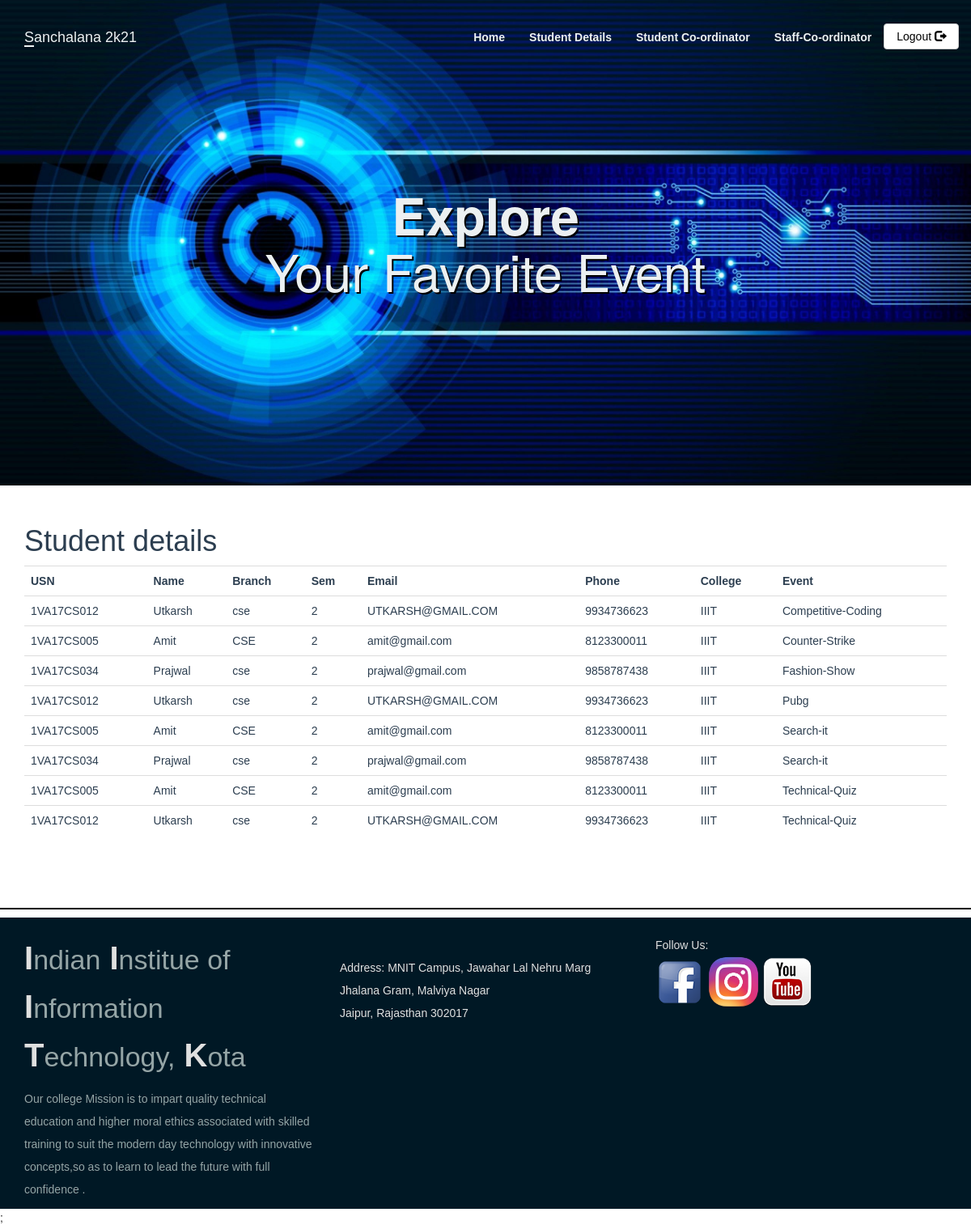
Page /Stu_details.php on the committed database.
### tables this page shows
CREATE TABLE `events` (
  `event_id` int(11) NOT NULL,
  `event_title` varchar(50) NOT NULL,
  `event_price` int(11) DEFAULT NULL,
  `participents` int(100) DEFAULT 0,
  `img_link` text DEFAULT NULL,
  `type_id` int(11) DEFAULT NULL
);

CREATE TABLE `participent` (
  `usn` varchar(20) NOT NULL,
  `name` varchar(100) NOT NULL,
  `branch` varchar(11) NOT NULL,
  `sem` int(11) NOT NULL,
  `email` varchar(300) NOT NULL,
  `phone` varchar(12) NOT NULL,
  `college` varchar(20) NOT NULL
);

### Stu_details.php (the view, shortened to what this page needs)
<?php
include_once 'classes/db1.php';
$result = mysqli_query($conn,"SELECT * FROM events,registered r ,participent p WHERE events.event_id=r.event_id and r.usn = p.usn order by event_title");
?>
<!DOCTYPE html>
<html>
<head>
        <?php require 'utils/styles.php'; ?>
    </head>
<body><?php include 'utils/adminHeader.php'?>
<div class = "content">
<div class = "container">
<h1>Student details</h1>
<?php
if (mysqli_num_rows($result) > 0) {
?>
 <table class="table table-hover" >
  <tr>
  <th>USN</th>
    <th>Name</th>
    <th>Branch</th>
    <th>Sem</th>
    <th>Email</th>
    <th>Phone</th>
    <th>College</th>
    <th>Event</th>
  </tr>
<?php
while($row = mysqli_fetch_array($result)) {
?>
<tr>
<td><?php echo $row["usn"]; ?></td>
    <td><?php echo $row["name"]; ?></td>
    <td><?php echo $row["branch"]; ?></td>
    <td><?php echo $row["sem"]; ?></td>
    <td><?php echo $row["email"]; ?></td>
    <td><?php echo $row["phone"]; ?></td>
    <td><?php echo $row["college"]; ?></td>
    <td><?php echo $row["event_title"]; ?></td>
</tr>
<?php
}
?>
</table>
 <?php
}
else{
    echo "No result found";
}
?>
</div>
</div>
<?php include 'utils/footer.php'?>;
 </body>
</html>

### css/style.css (style rules this page uses)
body { overflow-x: hidden; }
.content { font-family: Arial, Helvetica, sans-serif; color: #2C3E50; }

### rows in the picture
events: participent.usn "1VA17CS012", participent.name "Utkarsh", participent.branch "cse", participent.sem "2", participent.email "UTKARSH@GMAIL.COM", participent.phone "9934736623", participent.college "IIIT", event_title "Competitive-Coding"
events: participent.usn "1VA17CS005", participent.name "Amit", participent.branch "CSE", participent.sem "2", participent.email "amit@gmail.com", participent.phone "8123300011", participent.college "IIIT", event_title "Counter-Strike"
events: participent.usn "1VA17CS034", participent.name "Prajwal", participent.branch "cse", participent.sem "2", participent.email "prajwal@gmail.com", participent.phone "9858787438", participent.college "IIIT", event_title "Fashion-Show"
events: participent.usn "1VA17CS012", participent.name "Utkarsh", participent.branch "cse", participent.sem "2", participent.email "UTKARSH@GMAIL.COM", participent.phone "9934736623", participent.college "IIIT", event_title "Pubg"
events: participent.usn "1VA17CS005", participent.name "Amit", participent.branch "CSE", participent.sem "2", participent.email "amit@gmail.com", participent.phone "8123300011", participent.college "IIIT", event_title "Search-it", participent.usn "1VA17CS034", participent.name "Prajwal", participent.branch "cse", participent.email "prajwal@gmail.com", participent.phone "9858787438"
events: participent.usn "1VA17CS005", participent.name "Amit", participent.branch "CSE", participent.sem "2", participent.email "amit@gmail.com", participent.phone "8123300011", participent.college "IIIT", event_title "Technical-Quiz", participent.usn "1VA17CS012", participent.name "Utkarsh", participent.branch "cse", participent.email "UTKARSH@GMAIL.COM", participent.phone "9934736623"
